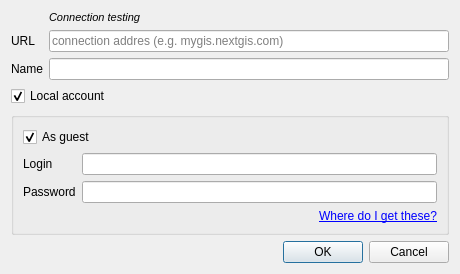
<?xml version="1.0" encoding="UTF-8"?>
<ui version="4.0">
 <class>Dialog</class>
 <widget class="QDialog" name="Dialog">
  <property name="geometry">
   <rect>
    <x>0</x>
    <y>0</y>
    <width>456</width>
    <height>269</height>
   </rect>
  </property>
  <property name="sizePolicy">
   <sizepolicy hsizetype="Preferred" vsizetype="Preferred">
    <horstretch>0</horstretch>
    <verstretch>0</verstretch>
   </sizepolicy>
  </property>
  <property name="minimumSize">
   <size>
    <width>0</width>
    <height>0</height>
   </size>
  </property>
  <property name="maximumSize">
   <size>
    <width>1000</width>
    <height>1000</height>
   </size>
  </property>
  <property name="windowTitle">
   <string>Create Web GIS connection</string>
  </property>
  <layout class="QGridLayout" name="gridLayout_4">
   <property name="sizeConstraint">
    <enum>QLayout::SetMinimumSize</enum>
   </property>
   <item row="1" column="0">
    <widget class="QLabel" name="lbUrl">
     <property name="sizePolicy">
      <sizepolicy hsizetype="Preferred" vsizetype="Preferred">
       <horstretch>0</horstretch>
       <verstretch>0</verstretch>
      </sizepolicy>
     </property>
     <property name="text">
      <string>URL</string>
     </property>
    </widget>
   </item>
   <item row="0" column="1">
    <widget class="QLabel" name="lbConnectionTesting">
     <property name="sizePolicy">
      <sizepolicy hsizetype="Preferred" vsizetype="Preferred">
       <horstretch>0</horstretch>
       <verstretch>0</verstretch>
      </sizepolicy>
     </property>
     <property name="minimumSize">
      <size>
       <width>0</width>
       <height>0</height>
      </size>
     </property>
     <property name="font">
      <font>
       <family>MS Shell Dlg 2</family>
       <pointsize>8</pointsize>
       <italic>true</italic>
      </font>
     </property>
     <property name="styleSheet">
      <string notr="true">margin-left: 0</string>
     </property>
     <property name="text">
      <string>Connection testing</string>
     </property>
     <property name="wordWrap">
      <bool>true</bool>
     </property>
     <property name="margin">
      <number>0</number>
     </property>
    </widget>
   </item>
   <item row="7" column="0" colspan="2">
    <widget class="QDialogButtonBox" name="buttonBox">
     <property name="orientation">
      <enum>Qt::Horizontal</enum>
     </property>
     <property name="standardButtons">
      <set>QDialogButtonBox::Cancel|QDialogButtonBox::Ok</set>
     </property>
    </widget>
   </item>
   <item row="6" column="0" colspan="2">
    <widget class="QGroupBox" name="gbLocalAccount">
     <property name="title">
      <string/>
     </property>
     <property name="checkable">
      <bool>false</bool>
     </property>
     <property name="checked">
      <bool>false</bool>
     </property>
     <layout class="QVBoxLayout" name="verticalLayout">
      <item>
       <widget class="QCheckBox" name="cbAsGuest">
        <property name="enabled">
         <bool>true</bool>
        </property>
        <property name="styleSheet">
         <string notr="true"/>
        </property>
        <property name="text">
         <string>As guest</string>
        </property>
        <property name="checked">
         <bool>true</bool>
        </property>
       </widget>
      </item>
      <item>
       <layout class="QGridLayout" name="gridLayout">
        <item row="0" column="1">
         <widget class="QLineEdit" name="leUser">
          <property name="text">
           <string/>
          </property>
         </widget>
        </item>
        <item row="1" column="1">
         <widget class="QLineEdit" name="lePassword">
          <property name="echoMode">
           <enum>QLineEdit::Password</enum>
          </property>
         </widget>
        </item>
        <item row="0" column="0">
         <widget class="QLabel" name="lbUser">
          <property name="text">
           <string>Login</string>
          </property>
         </widget>
        </item>
        <item row="1" column="0">
         <widget class="QLabel" name="lbPassword">
          <property name="text">
           <string>Password</string>
          </property>
         </widget>
        </item>
        <item row="2" column="1">
         <widget class="QLabel" name="lAccessLink">
          <property name="enabled">
           <bool>true</bool>
          </property>
          <property name="text">
           <string>&lt;html&gt;&lt;head/&gt;&lt;body&gt;&lt;p&gt;&lt;a href=&quot;http://docs.nextgis.com/docs_ngcom/source/ngqgis_connect.html#ngcom-ngqgis-connect-connection&quot;&gt;&lt;span style=&quot; text-decoration: underline; color:#0000ff;&quot;&gt;Where do I get these?&lt;/span&gt;&lt;/a&gt;&lt;/p&gt;&lt;/body&gt;&lt;/html&gt;</string>
          </property>
          <property name="textFormat">
           <enum>Qt::AutoText</enum>
          </property>
          <property name="alignment">
           <set>Qt::AlignRight|Qt::AlignTrailing|Qt::AlignVCenter</set>
          </property>
          <property name="openExternalLinks">
           <bool>true</bool>
          </property>
         </widget>
        </item>
       </layout>
      </item>
     </layout>
    </widget>
   </item>
   <item row="3" column="0">
    <widget class="QLabel" name="lbName">
     <property name="text">
      <string>Name</string>
     </property>
    </widget>
   </item>
   <item row="1" column="1">
    <widget class="QLineEdit" name="leUrl">
     <property name="minimumSize">
      <size>
       <width>400</width>
       <height>0</height>
      </size>
     </property>
     <property name="placeholderText">
      <string>connection addres (e.g. mygis.nextgis.com)</string>
     </property>
    </widget>
   </item>
   <item row="3" column="1">
    <widget class="QLineEdit" name="leName"/>
   </item>
   <item row="4" column="0" colspan="2">
    <widget class="QCheckBox" name="cbLocalAccount">
     <property name="text">
      <string>Local account</string>
     </property>
     <property name="checked">
      <bool>true</bool>
     </property>
    </widget>
   </item>
  </layout>
 </widget>
 <tabstops>
  <tabstop>leUrl</tabstop>
  <tabstop>leName</tabstop>
  <tabstop>buttonBox</tabstop>
 </tabstops>
 <resources/>
 <connections>
  <connection>
   <sender>buttonBox</sender>
   <signal>accepted()</signal>
   <receiver>Dialog</receiver>
   <slot>accept()</slot>
   <hints>
    <hint type="sourcelabel">
     <x>190</x>
     <y>225</y>
    </hint>
    <hint type="destinationlabel">
     <x>190</x>
     <y>122</y>
    </hint>
   </hints>
  </connection>
  <connection>
   <sender>buttonBox</sender>
   <signal>rejected()</signal>
   <receiver>Dialog</receiver>
   <slot>reject()</slot>
   <hints>
    <hint type="sourcelabel">
     <x>190</x>
     <y>225</y>
    </hint>
    <hint type="destinationlabel">
     <x>190</x>
     <y>122</y>
    </hint>
   </hints>
  </connection>
 </connections>
</ui>
